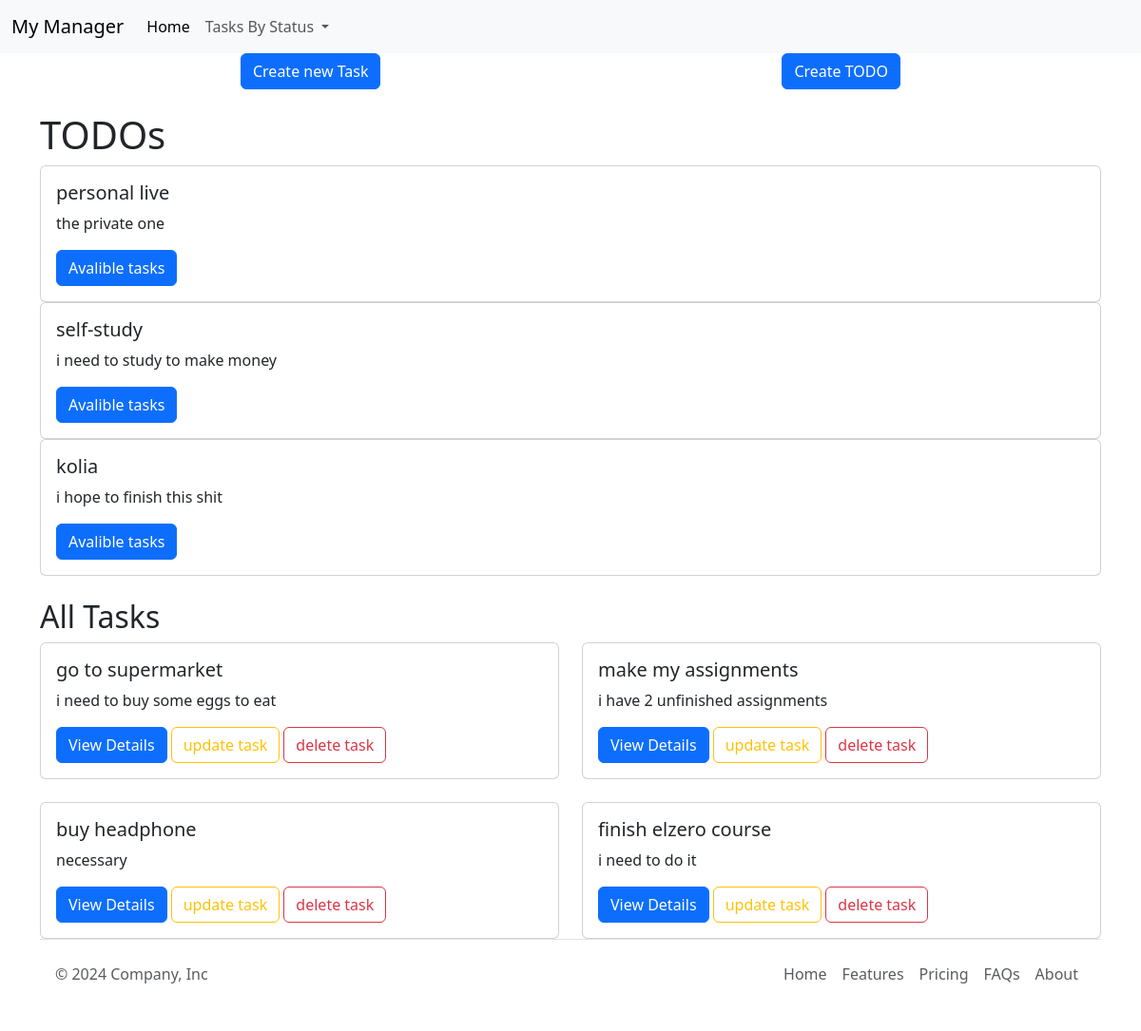
The page / on the database its author committed.
### main/models.py (models this page shows, shortened)
class TODO (models.Model):
    name = models.CharField(max_length= 50 , unique=True , )
    description = models.TextField(null = True , blank=True)
    Deadline = models.DateField ()

class Task(models.Model):
    STATUS_CHOICES = [
        ('PENDING' , 'PENDING'),
        ('IN PROGRESS' , 'IN PROGRESS'),
        ('COMPLETED' , 'COMPLETED'),
    ]
    title=models.CharField(max_length = 100)
    description = models.TextField()
    status = models.CharField(max_length = 12 , choices = STATUS_CHOICES , default = 'PENDING')
    due_date = models.DateField(null= True , blank=True)
    priority = models.IntegerField(validators=[MinValueValidator(1) , MaxValueValidator(10)] ,null= True , blank= True)
    created_at = models.DateTimeField(auto_now_add = True)
    updated_at = models.DateTimeField(auto_now_add = True)
    TODO = models.ForeignKey(TODO, on_delete=models.CASCADE )

### main/views.py (the view)
# urls.py: path('', index, name='home'),
def index(request):
    todos = TODO.objects.all()
    tasks = Task.objects.all()
    context = {'todos': todos, 'tasks': tasks}
    return render(request, 'main/cont.html', context)

### main/templates/main/cont.html (shortened to what this page needs)
{% extends "main/base.html" %}
{% block content %}
<div class="container d-flex justify-content-around align-items-center">
    <a href="{% url 'createtodo'  %}" class="btn btn-primary">Create  new Task</a>
    <a href="{% url 'createcategory' %}" class="btn btn-primary"> Create TODO</a>
  </div>
<div class="container mt-4">
    <h1>TODOs</h1>
    <ul class="list-group list-group-flush">
        {% for todo in todos %}
        <div class="col">
            <div class="card">
                <div class="card-body">
                    <h5 class="card-title">{{ todo.name }}</h5>
                    <p class="card-text">{{ todo.description }}</p>
                    <a href="{% url 'todo_tasks' todo.id %}" class="btn btn-primary">Avalible tasks</a>
                </div>
            </div>
        </div>
        {% endfor %}
    </ul>
    <h2 class="mt-4">All Tasks</h2>
    <div class="row row-cols-1 row-cols-md-2 g-4">
        {% for task in tasks %}
        <div class="col">
            <div class="card">
                <div class="card-body">
                    <h5 class="card-title">{{ task.title }}</h5>
                    <p class="card-text">{{ task.description }}</p>
                    <a href="{% url 'detail' task.id %}" class="btn btn-primary">View Details</a>
                    <a href="{% url 'update-task' task.id %}" class="btn btn-outline-warning">update task</a>
                    <a href="{% url 'delete-task' task.id %}" class="btn btn-outline-danger">delete task</a>
                </div>
            </div>
        </div>
        {% endfor %}
    </div>
</div>
{% endblock %}

### main/templates/main/base.html (shortened to what this page needs)
<!DOCTYPE html>
<html lang="en">
<head>
    <link href="https://cdn.jsdelivr.net/npm/bootstrap@5.3.3/dist/css/bootstrap.min.css" rel="stylesheet">
</head>
<body>
  <nav class="navbar navbar-expand-lg bg-body-tertiary">
    <div class="container-fluid">
      <a class="navbar-brand" href="#">My Manager</a>
      <div class="collapse navbar-collapse" id="navbarSupportedContent">
        <ul class="navbar-nav me-auto mb-2 mb-lg-0">
          <li class="nav-item">
            <a class="nav-link active" aria-current="page" href="{% url 'home' %}">Home</a>
          </li>
          <li class="nav-item dropdown">
            <a class="nav-link dropdown-toggle" href="#" role="button" data-bs-toggle="dropdown" aria-expanded="false">
              Tasks By Status
            </a>
        </li>
        </ul>
      </div>
    </div>
  </nav>
    {% block content %}
    {% endblock %}
    <div class=" bottom-0 wd ">
      <div class="container">
      <footer class="d-flex flex-wrap justify-content-between align-items-center py-3 my-4 border-top p-3 mt-auto">
          <p class="col-md-4 mb-0 text-body-secondary">&copy; 2024 Company, Inc</p>
          <a href="/" class="col-md-4 d-flex align-items-center justify-content-center mb-3 mb-md-0 me-md-auto link-body-emphasis text-decoration-none">
              <svg class="bi me-2" width="40" height="32"><use xlink:href="#bootstrap"/></svg>
          </a>
          <ul class="nav col-md-4 justify-content-end">
              <li class="nav-item"><a href="#" class="nav-link px-2 text-body-secondary">Home</a></li>
              <li class="nav-item"><a href="#" class="nav-link px-2 text-body-secondary">Features</a></li>
              <li class="nav-item"><a href="#" class="nav-link px-2 text-body-secondary">Pricing</a></li>
              <li class="nav-item"><a href="#" class="nav-link px-2 text-body-secondary">FAQs</a></li>
              <li class="nav-item"><a href="#" class="nav-link px-2 text-body-secondary">About</a></li>
          </ul>
      </footer>
    </div>
    </div>
    <script src="https://cdn.jsdelivr.net/npm/bootstrap@5.3.3/dist/js/bootstrap.bundle.min.js"></script></body>
</html>

### main/templates/main/base.html (style rules this page uses)
.wd { width:100%; }

### rows shown on the page
TODO: name "personal live", description "the private one"
TODO: name "self-study", description "i need to study to make money"
TODO: name "kolia", description "i hope to finish this shit"
Task: title "go to supermarket", description "i need to buy some eggs to eat"
Task: title "make my assignments", description "i have 2 unfinished assignments"
Task: title "buy headphone", description "necessary"
Task: title "finish elzero course", description "i need to do it"
